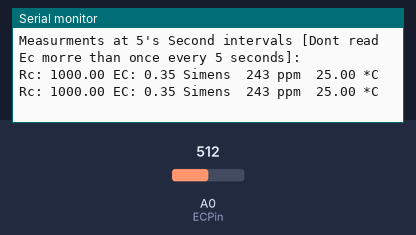
Bench run of a sketch on a simulated Arduino Uno, built with avr-gcc and run on an emulated ATmega328P. Shown: the last lines printed to the serial monitor. The test bench sets the inputs (shaded band); at power-on: A0 (ECPin) = 512.

Above: at 1.5 s.
1.6 s: A0 (ECPin) set to 716
At 2.9 s:
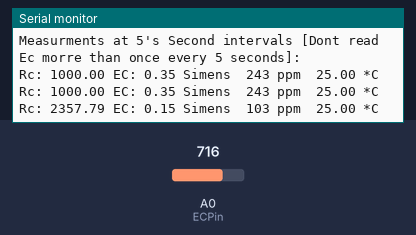
3.1 s: A0 (ECPin) set to 900
At 4.2 s:
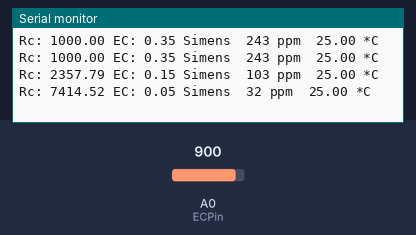
Timing chart, 0 to 6.1 s (numbered marks = the images above; inputs shaded):
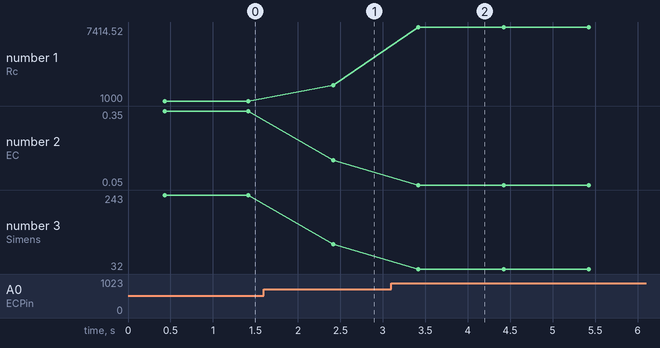

Measured:
- after the input at 1.6 s, the serial monitor: prints a new line after 0.82 s (image 1)
- after the input at 3.1 s, the serial monitor: prints a new line after 0.32 s (image 2)
- plotted number 1: 1000 → 2357.79 after the input at 1.6 s, 2357.79 → 7414.52 after the input at 3.1 s
- plotted number 2: 0.35 → 0.15 after the input at 1.6 s, 0.15 → 0.05 after the input at 3.1 s
- plotted number 3: 243 → 103 after the input at 1.6 s, 103 → 32 after the input at 3.1 s

The sketch:

condtesss.ino
```cpp
//************************* User Defined Variables ********************************************************//


//##################################################################################
//-----------  Do not Replace R1 with a resistor lower than 300 ohms    ------------
//##################################################################################


int R1= 1000;
int Ra=25; //Resistance of powering Pins
int ECPin= A0;


//*********** Converting to ppm [Learn to use EC it is much better**************//
// Hana      [USA]        PPMconverion:  0.5
// Eutech    [EU]          PPMconversion:  0.64
//Tranchen  [Australia]  PPMconversion:  0.7
// Why didnt anyone standardise this?


float PPMconversion=0.7;


//*************Compensating for temperature ************************************//
//The value below will change depending on what chemical solution we are measuring
//0.019 is generaly considered the standard for plant nutrients [google "Temperature compensation EC" for more info
float TemperatureCoef = 0.019; //this changes depending on what chemical we are measuring


//********************** Cell Constant For Ec Measurements *********************//
//Mine was around 2.9 with plugs being a standard size they should all be around the same
//But If you get bad readings you can use the calibration script and fluid to get a better estimate for K
float K=2.88;


//***************************** END Of Recomended User Inputs *****************************************************************//


float Temperature=25;
float EC=0;
float EC25 =0;
int ppm =0;


float raw= 0;
float Vin= 5;
float Vdrop= 0;
float Rc= 0;
float buffer=0;


//*********************************Setup - runs Once and sets pins etc ******************************************************//
void setup()
{
  Serial.begin(9600);

  pinMode(ECPin,INPUT);


  delay(100);
  //** Adding Digital Pin Resistance to [25 ohm] to the static Resistor *********//
  // Consule Read-Me for Why, or just accept it as true
  R1=(R1+Ra);// Taking into acount Powering Pin Resitance

  Serial.println("ElCheapo Arduino EC-PPM measurments");
  Serial.println("By: Michael Ratcliffe  Mike@MichaelRatcliffe.com");
  Serial.println("Free software: you can redistribute it and/or modify it under GNU ");
  Serial.println("");
  Serial.println("Make sure Probe and Temp Sensor are in Solution and solution is well mixed");
  Serial.println("");
  Serial.println("Measurments at 5's Second intervals [Dont read Ec morre than once every 5 seconds]:");


};
//******************************************* End of Setup **********************************************************************//


//************************************* Main Loop - Runs Forever ***************************************************************//
//Moved Heavy Work To subroutines so you can call them from main loop without cluttering the main loop
void loop()
{


GetEC();          //Calls Code to Go into GetEC() Loop [Below Main Loop] dont call this more that 1/5 hhz [once every five seconds] or you will polarise the water
PrintReadings();  // Cals Print routine [below main loop]


delay(1000);


}
//************************************** End Of Main Loop **********************************************************************//


//************ This Loop Is called From Main Loop************************//
void GetEC(){


raw= analogRead(ECPin);
raw= analogRead(ECPin);// This is not a mistake, First reading will be low beause if charged a capacitor


//***************** Converts to EC **************************//
Vdrop= (Vin*raw)/1024.0;
Rc=(Vdrop*R1)/(Vin-Vdrop);
Rc=Rc-Ra; //acounting for Digital Pin Resitance
EC = 1000/(Rc*K);


//*************Compensating For Temperaure********************//
EC25  =  EC/ (1+ TemperatureCoef*(Temperature-25.0));
ppm=(EC25)*(PPMconversion*1000);


;}
//************************** End OF EC Function ***************************//


//***This Loop Is called From Main Loop- Prints to serial usefull info ***//
void PrintReadings(){
Serial.print("Rc: ");
Serial.print(Rc);
Serial.print(" EC: ");
Serial.print(EC);
Serial.print(" Simens  ");
Serial.print(ppm);
Serial.print(" ppm  ");
Serial.print(Temperature);
Serial.println(" *C ");


/*
//********** Usued for Debugging ************
Serial.print("Vdrop: ");
Serial.println(Vdrop);
Serial.print("Rc: ");
Serial.println(Rc);
Serial.print(EC);
Serial.println("Siemens");
//********** end of Debugging Prints *********
*/
}
```
